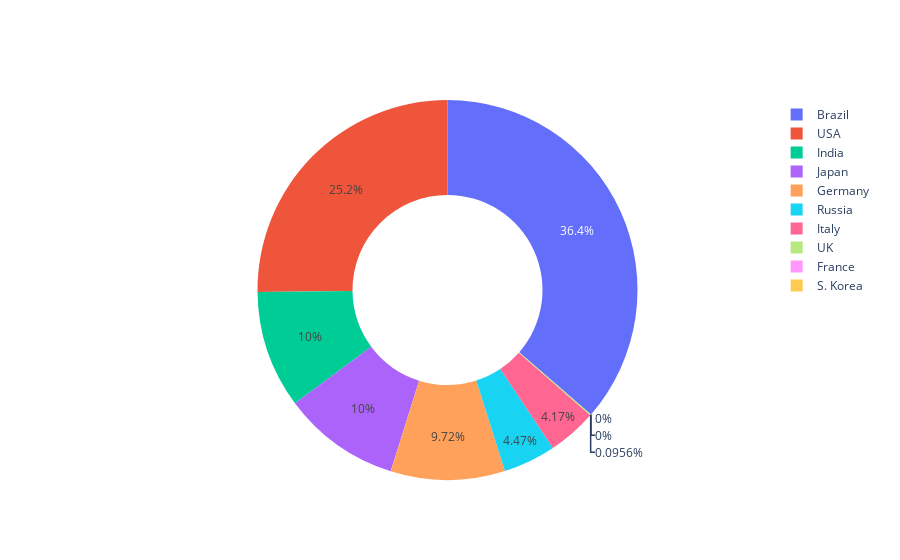

Notebook code for this chart:
### Markdown cell above
# Donut Chart

### Code cell
import plotly.graph_objects as go

labels = df["Country,Other"][:10]
values = df["ActiveCases"]

# Use `hole` to create a donut-like pie chart
fig = go.Figure(data=[go.Pie(labels=labels, values=values, hole=.5)])
fig.show()

### Figure 1 — Plotly figure (JSON) as saved in the notebook; plotly's stock layout.template omitted (floating-point values rounded to 4 significant figures; data arrays with more than 128 entries replaced by an {"elided": "..."} marker saying what was removed)
{"data": [{"hole": 0.5, "labels": ["USA", "India", "France", "Germany", "Brazil", "S. Korea", "Japan", "Italy", "UK", "Russia"], "type": "pie", "values": {"elided": "231 mixed values"}}], "layout": {}}
